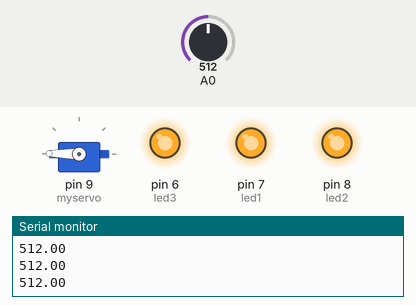
Simulated run of this sketch. Board: Arduino Uno, built with avr-gcc and run on an emulated ATmega328P. Shown: servo, output pins drawn as LEDs (lit = HIGH), the last lines printed to the serial monitor. The test bench sets the inputs (shaded band); at power-on: A0 = 512.

Above: at 1.2 s.
1.3 s: A0 set to 459
3.0 s: A0 set to 440
At 4.2 s:
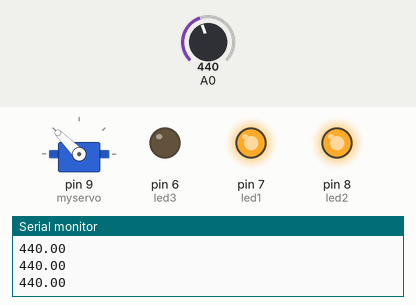
4.9 s: A0 set to 190
6.4 s: A0 set to 172
At 7.4 s:
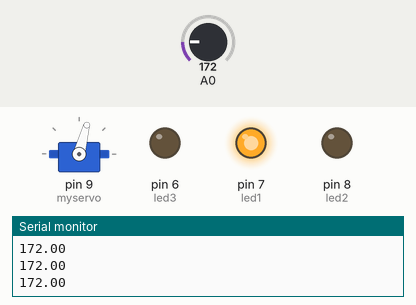
8.3 s: A0 set to 86
9.8 s: A0 set to 71
At 10.6 s:
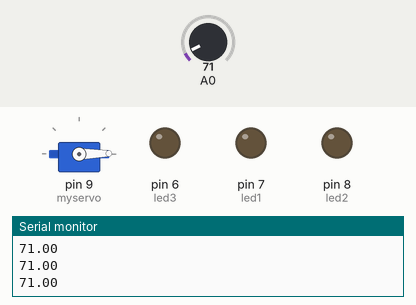
Timing chart, 0 to 12.7 s (numbered marks = the images above; inputs shaded):
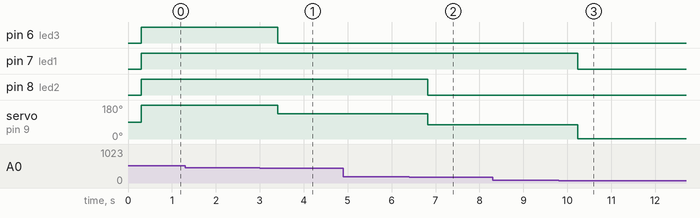

The sketch:

EMG-Servo_4_positions-LED.ino
```cpp
#include <Servo.h>
Servo myservo;  // create servo object to control a servo

const int led1 = 7;
const int led2 = 8;
const int led3 = 6;


// the setup routine runs once when you press reset:
void setup() {
  myservo.attach(9);  // attaches the servo on pin 9 to the servo object

  // initialize serial communication at 9600 bits per second:
  Serial.begin(9600);
  pinMode(led1, OUTPUT);
  pinMode(led2, OUTPUT);
  pinMode(led3, OUTPUT);
}

// the loop routine runs over and over again forever:
void loop() {

  // read the input on analog pin 0:
  float sensorValue = analogRead(A0);
  // Convert the analog reading (which goes from 0 - 1023) to a voltage (0 - 5V):

  //float voltage = sensorValue * (5.0 / 1023.0);

float voltage = sensorValue;

  // print out the value you read:
  Serial.println(voltage);
  delay(300);        // delay in between reads for stability

  if ( voltage > 80 && voltage < 180) {
    digitalWrite(led1, HIGH);
    digitalWrite(led2, LOW);
    digitalWrite(led3, LOW);
    myservo.write(75);
    delay(10);
  }
else if (voltage >= 180 && voltage < 450)
{
  digitalWrite(led1,HIGH);
  digitalWrite(led2, HIGH);
  digitalWrite(led3, LOW);
  myservo.write(135);
  delay(10);

}
else if (voltage >= 450)
{
  digitalWrite(led1,HIGH);
  digitalWrite(led2, HIGH);
  digitalWrite(led3, HIGH);
  myservo.write(179);
  delay(10);

}
else {
  digitalWrite(led1, LOW);
  digitalWrite(led2, LOW);
  digitalWrite(led3, LOW);
  myservo.write(1);
  delay(10);
}
     }
```

Measured:
- the behaviour switches between 450 and 449 on A0 (found by bisection; images 0 and 1)
- the behaviour switches between 180 and 179 on A0 (found by bisection; images 1 and 2)
- the behaviour switches between 81 and 80 on A0 (found by bisection; images 2 and 3)
- after the input at 3.0 s, pin 6 (led3): HIGH → LOW after 0.41 s; servo on pin 9 (myservo): 179° → 135° after 0.41 s
- after the input at 6.4 s, pin 8 (led2): HIGH → LOW after 0.42 s; servo on pin 9 (myservo): 135° → 75° after 0.42 s
- after the input at 9.8 s, pin 7 (led1): HIGH → LOW after 0.44 s; servo on pin 9 (myservo): 75° → 1° after 0.44 s
